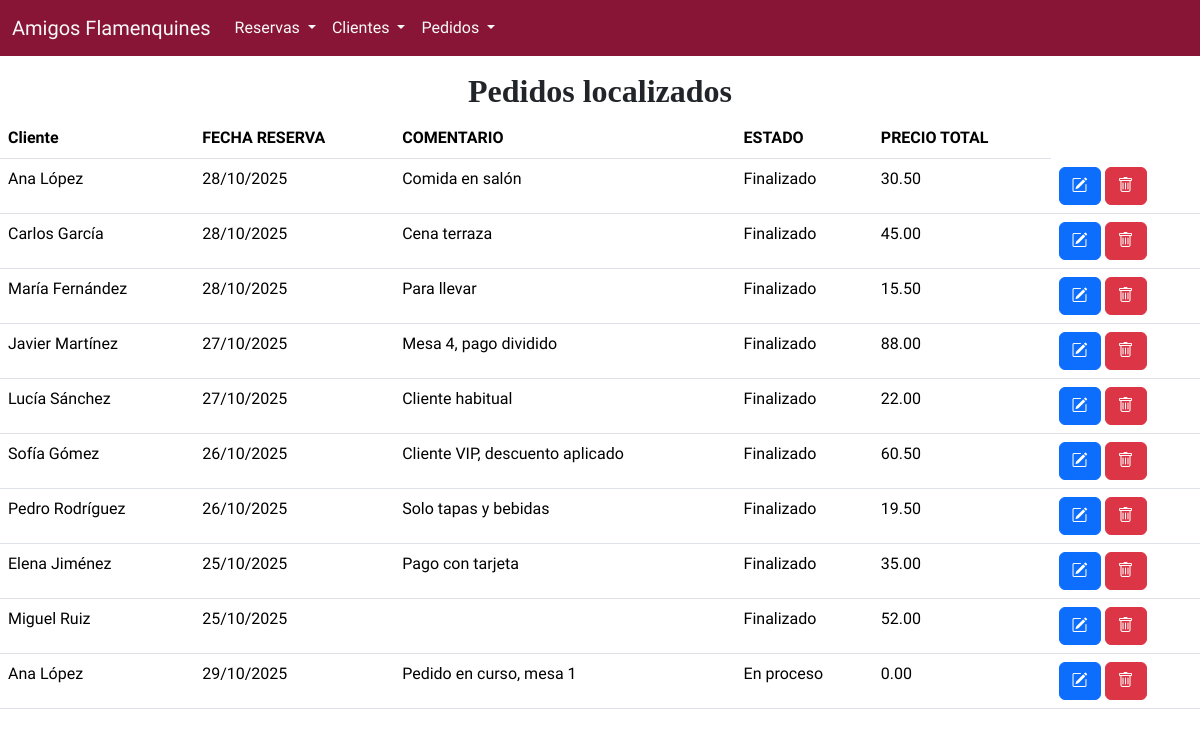
Before: /proceso_buscar_pedido.php with the older database file.
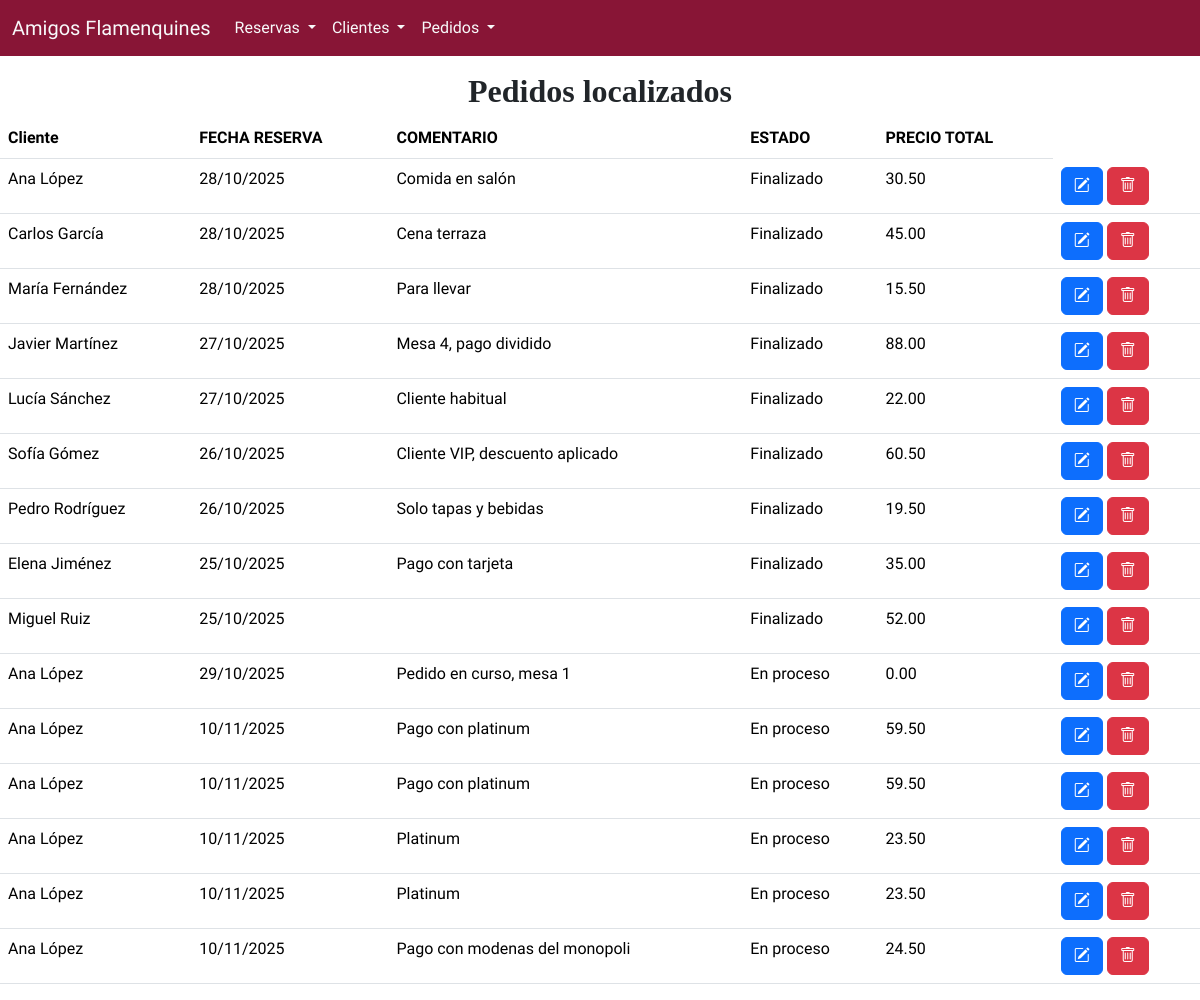
After: the same page with the newer database file.
### tables this page shows
CREATE TABLE `client_order` (
  `id_client_order` int NOT NULL,
  `client_order_date` datetime NOT NULL,
  `total_price` decimal(10,2) NOT NULL,
  `is_completed` tinyint(1) NOT NULL,
  `comment` varchar(100) NOT NULL,
  `id_client` int NOT NULL
);

CREATE TABLE `client` (
  `id_client` int NOT NULL,
  `date_created_account` date NOT NULL,
  `age` int NOT NULL,
  `is_vip` tinyint(1) NOT NULL,
  `name` varchar(50) NOT NULL
);

### proceso_buscar_pedido.php (the view, shortened to what this page needs)
<?php
$conexion = obtenerConexion();
$nombre_cliente = $_GET['txtNombreCliente'];
$sql = "SELECT o.*, c.name FROM client_order o, client c
WHERE o.id_client = c.id_client
AND c.name LIKE '%$nombre_cliente%';";
$resultado = mysqli_query($conexion, $sql);
if (mysqli_num_rows($resultado) > 0) {
    $mensaje = "<h2 class='text-center'>Pedidos localizados</h2>";
    $mensaje .= "<table class='table'>";
    $mensaje .= "<thead><tr><th>Cliente</th><th>FECHA RESERVA</th><th>COMENTARIO</th><th>ESTADO</th><th>PRECIO TOTAL</th></tr></thead>";
    $mensaje .= "<tbody>";
    while ($fila = mysqli_fetch_assoc($resultado)) {
        $mensaje .= "<tr>";
        $mensaje .= "<td>" . $fila['name'] . "</td>";
        $fecha_pedido = new DateTime($fila['client_order_date']);
        $mensaje .= "<td>" . $fecha_pedido->format('d/m/Y') . "</td>";
        $mensaje .= "<td>" . $fila['comment'] . "</td>";
        $mensaje .= "<td>" . (($fila['is_completed'] == 0) ? "En proceso" : "Finalizado") . "</td>";
        $mensaje .= "<td>" . $fila['total_price'] . "</td>";
        $mensaje .= "<td><form class='d-inline me-1' action='editar_pedido.php' method='post'>";
        $mensaje .= "<input type='hidden' name='pedido' value='" . htmlspecialchars(json_encode($fila), ENT_QUOTES) . "' />";
        $mensaje .= "<button name='Editar' class='btn btn-primary'><i class='bi bi-pencil-square'></i></button></form>";
        $mensaje .= "<form class='d-inline' action='proceso_borrar_pedido.php' method='post'>";
        $mensaje .= "<input type='hidden' name='idpedido' value='" . $fila['id_client_order']  . "' />";
        $mensaje .= "<button name='Borrar' class='btn btn-danger'><i class='bi bi-trash'></i></button></form>";
        $mensaje .= "</tr>";
    }
    $mensaje .= "</tbody></table>";
} else {
    $mensaje = "<h2 class='text-center mt-5'>No hay pedidos con nombre $nombre_cliente</h2>";
}
echo $mensaje;
?>
</body>
</html>

Changed rows visible on the page:
added client_order: id_client.name "Ana López", client_order_date "10/11/2025", comment "Pago con platinum", is_completed "En proceso", total_price "59.50"
added client_order: id_client.name "Ana López", client_order_date "10/11/2025", comment "Pago con platinum", is_completed "En proceso", total_price "59.50"
added client_order: id_client.name "Ana López", client_order_date "10/11/2025", comment "Platinum", is_completed "En proceso", total_price "23.50"
added client_order: id_client.name "Ana López", client_order_date "10/11/2025", comment "Platinum", is_completed "En proceso", total_price "23.50"
added client_order: id_client.name "Ana López", client_order_date "10/11/2025", comment "Pago con modenas del monopoli", is_completed "En proceso", total_price "24.50"
